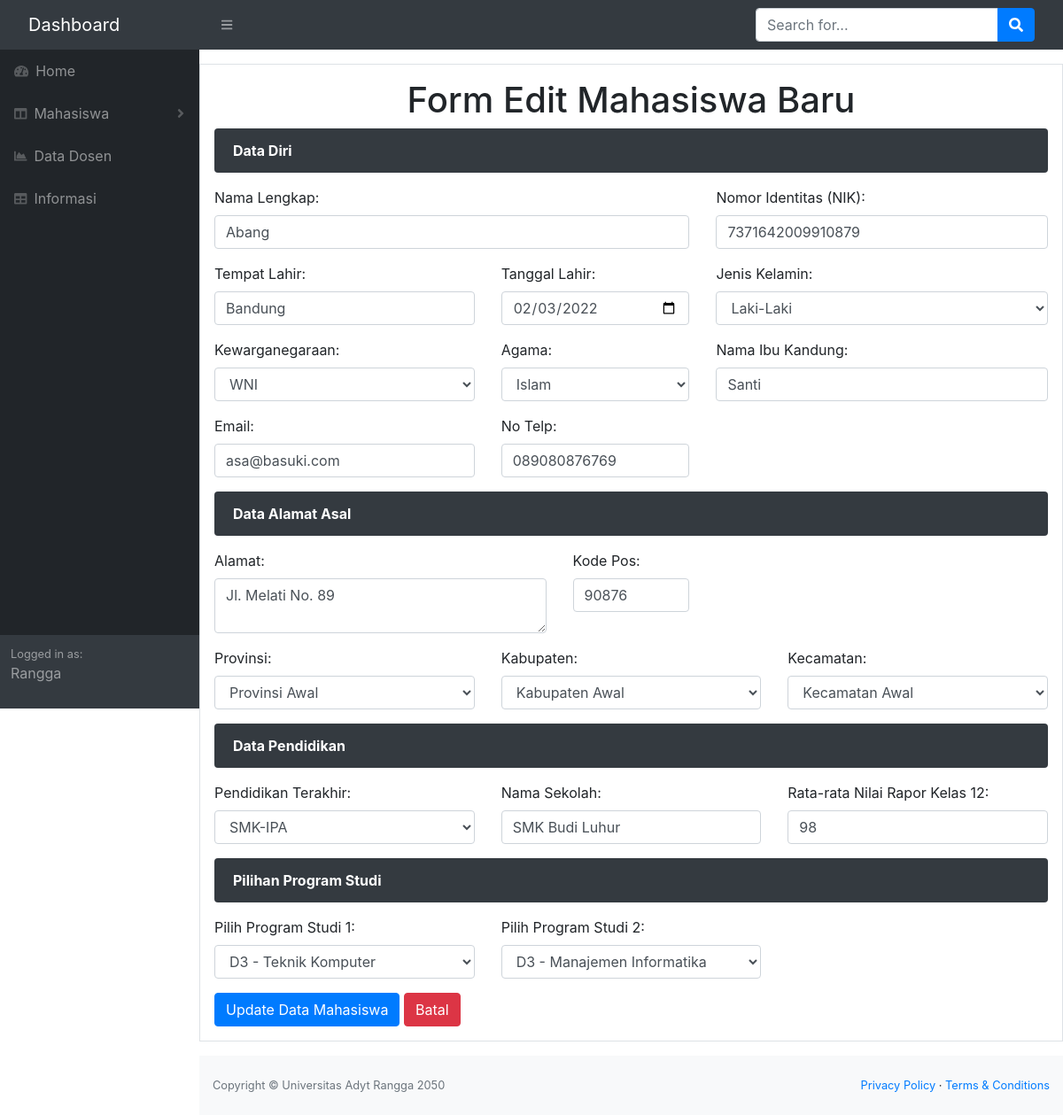
/index.php?page=edit_mhs&id=42, run on the app's committed database.
### tables this page shows
CREATE TABLE `pendaftaran` (
  `id_pendaftaran` int(11) NOT NULL,
  `nama` varchar(100) NOT NULL,
  `nik` char(16) NOT NULL,
  `tempat_lahir` varchar(20) NOT NULL,
  `tanggal_lahir` date NOT NULL,
  `jns_kelamin` int(9) NOT NULL,
  `kewarganegaraan` char(3) NOT NULL,
  `agama` varchar(10) NOT NULL,
  `nama_ibu` varchar(50) NOT NULL,
  `email` varchar(50) NOT NULL,
  `no_telp` char(14) NOT NULL,
  `alamat` varchar(50) NOT NULL,
  `kode_pos` char(5) NOT NULL,
  `provinsi` char(11) NOT NULL,
  `kabupaten` char(11) NOT NULL,
  `kecamatan` char(11) NOT NULL,
  `pendidikan` varchar(20) NOT NULL,
  `sekolah` varchar(50) NOT NULL,
  `nilai_raport` float NOT NULL,
  `prog1` varchar(50) NOT NULL,
  `prog2` varchar(50) NOT NULL
);

### function.php (called while the page is built, shortened)
<?php
include_once ("koneksi.php");
function query_view($query_view) {
    global $kon;
    $result = mysqli_query($kon, $query_view);
    $rows = [];
    while($row = mysqli_fetch_assoc($result)) {
        $rows[] = $row;
    }
    return $rows;
}
?>

### edit.php (the view, shortened to what this page needs)
<?php
include_once ("function.php");
$id = $_GET["id"];
$data_mahasiswa = query_view("SELECT * FROM pendaftaran WHERE id_pendaftaran = $id")[0];
?>
<!DOCTYPE html>
<html lang="en">
<head>
    <link rel="stylesheet" href="bootstrap/css/bootstrap.min.css">
</head>
<body>
    <div class="container p-3 my-3 border">
    <h1 class="text-center">Form Edit Mahasiswa Baru</h1>
        <form action="index.php?page=edit_mhs&id=<?php echo $id; ?>" method="post">
            <div class="alert bg-dark text-white">
                <strong>Data Diri</strong>
            </div>
            <div class="row">
                <div class="col-sm-7">
                    <div class="form-group">
                        <label>Nama Lengkap:</label>
                        <input type="text" id="nama" name="nama" class="form-control" value="<?php echo $data_mahasiswa["nama"];?>">
                    </div>
                </div>
                <div class="col-sm-5">
                    <div class="form-group">
                        <label>Nomor Identitas (NIK):</label>
                        <input type="text" id="nik" name="nik" class="form-control" value="<?php echo $data_mahasiswa["nik"];?>">
                    </div>
                </div>
            </div>
            <div class="row">
                <div class="col-sm-4">
                    <div class="form-group">
                        <label>Tempat Lahir:</label>
                        <input type="text" id="tempat_lahir" name="tempat_lahir" class="form-control" value="<?php echo $data_mahasiswa["tempat_lahir"];?>">
                    </div>
                </div>
                <div class="col-sm-3">
                    <div class="form-group">
                        <label>Tanggal Lahir:</label>
                        <input type="date" id="tanggal_lahir" name="tanggal_lahir" class="form-control" value="<?php echo $data_mahasiswa["tanggal_lahir"];?>">
                    </div>
                </div>
                <div class="col-sm-5">
                    <div class="form-group">
                        <label>Jenis Kelamin:</label>
                        <select class="form-control" id="jns_kelamin" name="jns_kelamin">
                            <option value="<?php echo $data_mahasiswa["jns_kelamin"];?>" selected="selected"><?php if($data_mahasiswa["jns_kelamin"] == 1) {
                                echo "Laki-Laki";}else { echo "Perempuan";}; ?></option>
                        </select>
                    </div>
                </div>
            </div>
            <div class="row">
                <div class="col-sm-4">
                    <div class="form-group">
                        <label>Kewarganegaraan:</label>
                        <select class="form-control" id="kewarganegaraan" name="kewarganegaraan">
                            <option value="<?php echo $data_mahasiswa["kewarganegaraan"];?>" selected="selected"><?php echo $data_mahasiswa["kewarganegaraan"];?></option>
                        </select>
                    </div>
                </div>
                <div class="col-sm-3">
                    <div class="form-group">
                        <label>Agama:</label>
                        <select class="form-control" id="agama" name="agama">
                            <option value="<?php echo $data_mahasiswa["agama"];?>" selected="selected"><?php echo $data_mahasiswa["agama"];?></option>
                        </select>
                    </div>
                </div>
                <div class="col-sm-5">
                    <div class="form-group">
                        <label>Nama Ibu Kandung:</label>
                        <input type="text" id="nama_ibu" name="nama_ibu" class="form-control" value="<?php echo $data_mahasiswa["nama_ibu"];?>">
                    </div>
                </div>
            </div>
            <div class="row">
                <div class="col-sm-4">
                    <div class="form-group">
                        <label>Email:</label>
                        <input type="email" id="email" name="email" class="form-control" value="<?php echo $data_mahasiswa["email"];?>">
                    </div>
                </div>
                <div class="col-sm-3">
                    <div class="form-group">
                        <label>No Telp:</label>
                        <input type="text" id="no_telp" name="no_telp" class="form-control" value="<?php echo $data_mahasiswa["no_telp"];?>">
                    </div>
                </div>
            </div>
            <div class="alert bg-dark text-white">
                <strong>Data Alamat Asal</strong>
            </div>
            <div class="row">
                <div class="col-sm-5">
                    <div class="form-group">
                        <label>Alamat:</label>
                        <textarea class="form-control" name="alamat" rows="2" id="alamat"><?php echo $data_mahasiswa["alamat"];?></textarea>
                    </div>
                </div>
                <div class="col-sm-2">
                    <div class="form-group">
                        <label>Kode Pos:</label>
                        <input type="text" name="kode_pos" id="kode_pos" class="form-control" value="<?php echo $data_mahasiswa["kode_pos"];?>">
                    </div>
                </div>
            </div>
            <div class="row">
                <div class="col-sm-4">
                    <div class="form-group">
                        <label>Provinsi:</label>
                        <select class="form-control" name="provinsi" id="provinsi">
                            <option value="<?php echo $data_mahasiswa["provinsi"];?>" selected="selected">Provinsi Awal</option>
                        </select>
                    </div>
                </div>
                <div class="col-sm-4">
                    <div class="form-group">
                        <label>Kabupaten:</label>
                        <select class="form-control" name="kabupaten" id="kabupaten">
                            <option value="<?php echo $data_mahasiswa["kabupaten"];?>" selected="selected">Kabupaten Awal</option>
                        </select>
                    </div>
                </div>
                <div class="col-sm-4">
                    <div class="form-group">
                        <label>Kecamatan:</label>
                        <select class="form-control" name="kecamatan" id="kecamatan">
                            <option value="<?php echo $data_mahasiswa["kecamatan"];?>" selected="selected">Kecamatan Awal</option>
                        </select>
                    </div>
                </div>
            </div>
            <div class="alert bg-dark text-white">
                <strong>Data Pendidikan</strong>
            </div>
            <div class="row">
                <div class="col-sm-4">
                    <div class="form-group">
                        <label>Pendidikan Terakhir:</label>
                        <select class="form-control" name="pendidikan" id="pendidikan">
                            <option value="<?php echo $data_mahasiswa["pendidikan"];?>" selected="selected"><?php echo $data_mahasiswa["pendidikan"];?></option>
                        </select>
                    </div>
                </div>
                <div class="col-sm-4">
                    <div class="form-group">
                        <label>Nama Sekolah:</label>
                        <input type="text" name="sekolah" id="sekolah" class="form-control" value="<?php echo $data_mahasiswa["sekolah"];?>">
                    </div>
                </div>
                <div class="col-sm-4">
                    <div class="form-group">
                        <label>Rata-rata Nilai Rapor Kelas 12:</label>
                        <input type="text" name="nilai_raport" class="form-control"
                            value="<?php echo $data_mahasiswa["nilai_raport"];?>">
                    </div>
                </div>
            </div>
            <div class="alert bg-dark text-white">
                <strong>Pilihan Program Studi</strong>
            </div>
            <div class="row">
                <div class="col-sm-4">
                    <div class="form-group">
                        <label>Pilih Program Studi 1:</label>
                        <select class="form-control" name="prog1" id="prog1">
                            <option value="<?php echo $data_mahasiswa["prog1"];?>" selected="selected"><?php echo $data_mahasiswa["prog1"];?></option>
                        </select>
                    </div>
                </div>
                <div class="col-sm-4">
                    <div class="form-group">
                        <label>Pilih Program Studi 2:</label>
                        <select class="form-control" name="prog2" id="prog2">
                            <option value="<?php echo $data_mahasiswa["prog2"];?>" selected="selected"><?php echo $data_mahasiswa["prog2"];?></option>
                        </select>
                    </div>
                </div>
            </div>
            <div class="row">
                <div class="col-sm-4">
                    <button type="submit" name="submit" id="submit" class="btn btn-primary">Update Data Mahasiswa</button>
                    <a href="index.php?page=data_mhs" class="btn btn-danger">Batal</a>
                </div>
            </div>
        </form>
    </div>
</body>
</html>

### data on the page
pendaftaran: nama "Abang", nik "7371642009910879", tempat_lahir "Bandung", tanggal_lahir "02/03/2022", jns_kelamin "Laki-Laki", kewarganegaraan "WNI", agama "Islam", nama_ibu "Santi", email "asa@basuki.com", no_telp "089080876769", alamat "Jl. Melati No. 89", kode_pos "90876", pendidikan "SMK-IPA", sekolah "SMK Budi Luhur", nilai_raport "98", prog1 "D3 - Teknik Komputer", prog2 "D3 - Manajemen Informatika"
